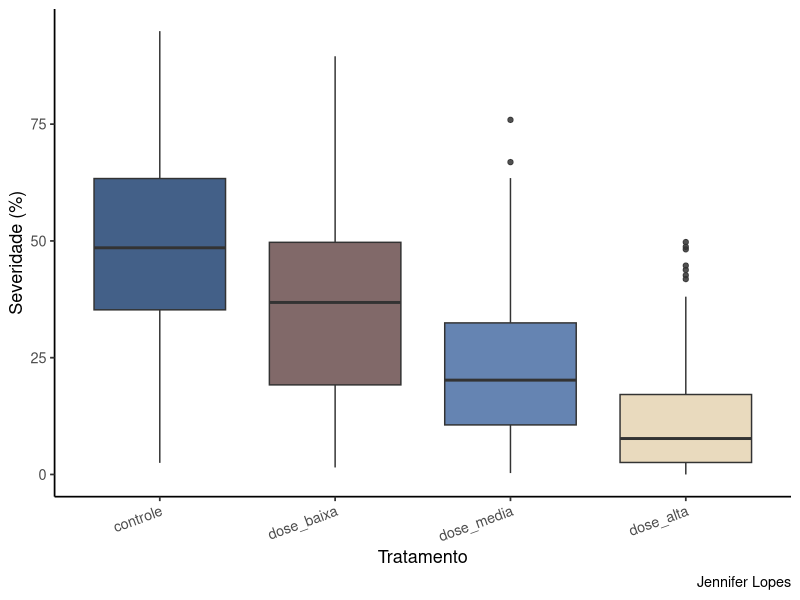
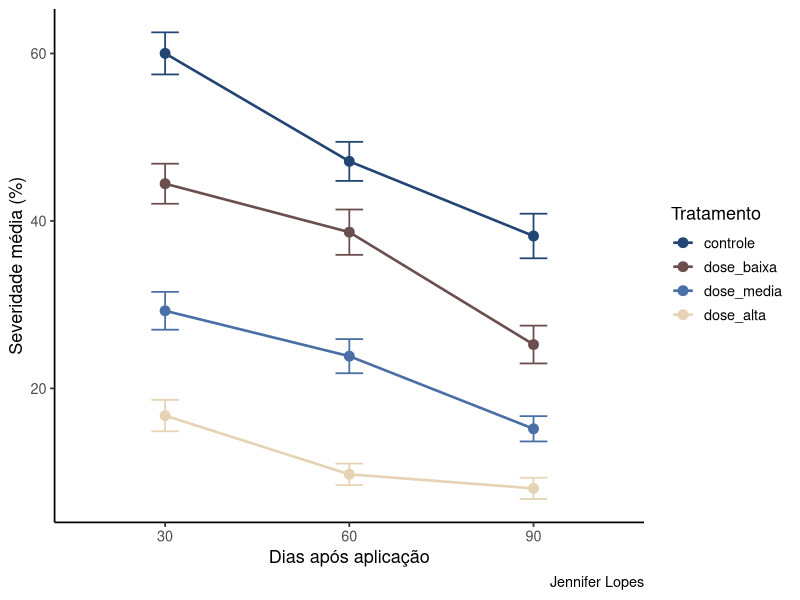
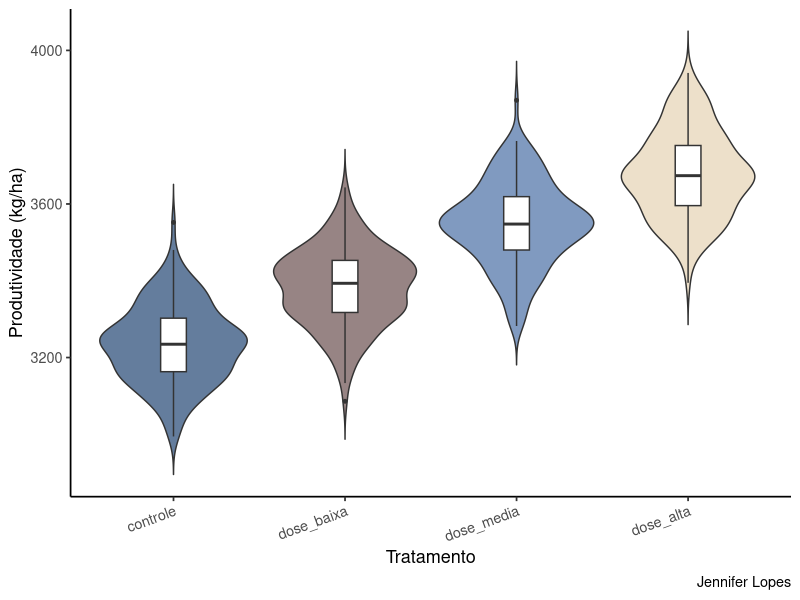

These charts were generated, in order, by the following R code:
## ---- chunk 1
#| label: pacotes

library(tidyverse)

cores_cafe <- c(
  azul_escuro = "#224573",
  marrom      = "#6B4F4F",
  azul_claro  = "#4A6FA5",
  bege        = "#E5D3B3"
)
## ---- chunk 2
#| label: total-ue

n_tratamentos  <- 4
n_blocos       <- 6
n_localidades  <- 3
n_tempos       <- 3
n_repeticoes   <- 3

total <- n_tratamentos * n_blocos * n_localidades * n_tempos * n_repeticoes
cat("Total de unidades experimentais:", total, "\n")
## ---- chunk 3
#| label: params-severidade

efeito_tratamento <- c(
  controle   =  0.00,
  dose_baixa = -0.60,
  dose_media = -1.20,
  dose_alta  = -2.00
)

tibble(
  tratamento          = names(efeito_tratamento),
  efeito_logit        = efeito_tratamento,
  proporcao_estimada  = round(plogis(0.80 + efeito_tratamento) * 100, 1)
) |>
  knitr::kable(
    col.names = c("Tratamento", "Efeito (logit)", "Severidade estimada (%)"),
    align     = "lrr"
  )
## ---- chunk 4
#| label: params-produtividade

efeito_prod <- c(
  controle   =    0,
  dose_baixa =  150,
  dose_media =  320,
  dose_alta  =  450
)

tibble(
  tratamento       = names(efeito_prod),
  ganho_kgha       = efeito_prod,
  prod_estimada    = 3200 + efeito_prod
) |>
  knitr::kable(
    col.names = c("Tratamento", "Ganho (kg/ha)", "Produtividade estimada (kg/ha)"),
    align     = "lrr"
  )
## ---- chunk 5
#| label: funcao-simulacao

simular_ue <- function(tratamento, bloco, local, tempo, rep) {

  ef_bloco <- rnorm(1, mean = 0, sd = 0.20)
  ef_local <- rnorm(1, mean = 0, sd = 0.35)
  umidade  <- runif(1, min = 55, max = 90)
  temp_med <- runif(1, min = 18, max = 32)
  ef_tempo <- -0.015 * tempo

  logit_sev <- 0.80 +
    efeito_tratamento[tratamento] +
    ef_bloco +
    ef_local +
    ef_tempo +
    0.008 * (umidade - 70) +
    rnorm(1, mean = 0, sd = 0.15)

  prob_sev   <- plogis(logit_sev)
  severidade <- rbeta(1,
                      shape1 = prob_sev * 8,
                      shape2 = (1 - prob_sev) * 8) * 100

  produtividade <- 3200 +
    efeito_prod[tratamento] +
    ef_bloco * 80 +
    ef_local * 120 +
    0.5 * tempo +
    rnorm(1, mean = 0, sd = 90)

  tibble(
    tratamento    = tratamento,
    bloco         = bloco,
    local         = local,
    tempo_dias    = tempo,
    repeticao     = rep,
    umidade_rel   = round(umidade, 1),
    temp_media    = round(temp_med, 1),
    severidade    = round(pmax(0, pmin(100, severidade)), 2),
    produtividade = round(pmax(1500, produtividade), 1)
  )
}
## ---- chunk 6
#| label: gerar-dados

set.seed(2024)

tratamentos <- c("controle", "dose_baixa", "dose_media", "dose_alta")
blocos      <- paste0("bloco_", 1:6)
localidades <- paste0("local_", 1:3)
tempos      <- c(30, 60, 90)
repeticoes  <- 1:3

dados <- expand_grid(
  tratamento = tratamentos,
  bloco      = blocos,
  local      = localidades,
  tempo_dias = tempos,
  repeticao  = repeticoes
) |>
  pmap_dfr(function(tratamento, bloco, local, tempo_dias, repeticao) {
    simular_ue(tratamento, bloco, local, tempo_dias, repeticao)
  }) |>
  mutate(
    tratamento = factor(tratamento,
                        levels = c("controle", "dose_baixa", "dose_media", "dose_alta")),
    bloco      = factor(bloco),
    local      = factor(local),
    tempo_dias = factor(tempo_dias, levels = c(30, 60, 90))
  )

glimpse(dados)
## ---- chunk 7
#| label: fig-severidade
#| fig-cap: "Distribuição da severidade por tratamento. A redução progressiva confirma que os efeitos verdadeiros foram incorporados corretamente na simulação."

ggplot(dados, aes(x = tratamento, y = severidade, fill = tratamento)) +
  geom_boxplot(alpha = 0.85, outlier.size = 1.5) +
  scale_fill_manual(values = unname(cores_cafe)) +
  labs(
    x       = "Tratamento",
    y       = "Severidade (%)",
    caption = "Jennifer Lopes"
  ) +
  theme_classic(base_size = 13) +
  theme(
    legend.position = "none",
    axis.text.x     = element_text(angle = 20, hjust = 1)
  )
## ---- chunk 8
#| label: fig-temporal
#| fig-cap: "Evolução da severidade média por tratamento ao longo do tempo. Barras indicam erro padrão."

dados |>
  group_by(tratamento, tempo_dias) |>
  summarise(
    media   = mean(severidade),
    ep      = sd(severidade) / sqrt(n()),
    .groups = "drop"
  ) |>
  ggplot(aes(x = tempo_dias, y = media,
             color = tratamento, group = tratamento)) +
  geom_line(linewidth = 0.9) +
  geom_point(size = 3) +
  geom_errorbar(aes(ymin = media - ep, ymax = media + ep),
                width = 0.15, linewidth = 0.6) +
  scale_color_manual(values = unname(cores_cafe)) +
  labs(
    x       = "Dias após aplicação",
    y       = "Severidade média (%)",
    color   = "Tratamento",
    caption = "Jennifer Lopes"
  ) +
  theme_classic(base_size = 13)
## ---- chunk 9
#| label: fig-produtividade
#| fig-cap: "Produtividade por tratamento. O gradiente crescente reflete os efeitos verdadeiros definidos na simulação."

ggplot(dados, aes(x = tratamento, y = produtividade, fill = tratamento)) +
  geom_violin(alpha = 0.7, trim = FALSE) +
  geom_boxplot(width = 0.15, fill = "white", outlier.size = 1) +
  scale_fill_manual(values = unname(cores_cafe)) +
  labs(
    x       = "Tratamento",
    y       = "Produtividade (kg/ha)",
    caption = "Jennifer Lopes"
  ) +
  theme_classic(base_size = 13) +
  theme(
    legend.position = "none",
    axis.text.x     = element_text(angle = 20, hjust = 1)
  )
## ---- chunk 10
#| label: tbl-resumo

dados |>
  group_by(tratamento) |>
  summarise(
    n             = n(),
    sev_media     = round(mean(severidade), 2),
    sev_dp        = round(sd(severidade), 2),
    prod_media    = round(mean(produtividade), 1),
    prod_dp       = round(sd(produtividade), 1),
    .groups       = "drop"
  ) |>
  knitr::kable(
    col.names = c("Tratamento", "n", "Severidade média (%)",
                  "DP severidade", "Produtividade média (kg/ha)", "DP produtividade"),
    align     = "lrrrrr"
  )
## ---- chunk 11
#| label: session-info

sessionInfo()
